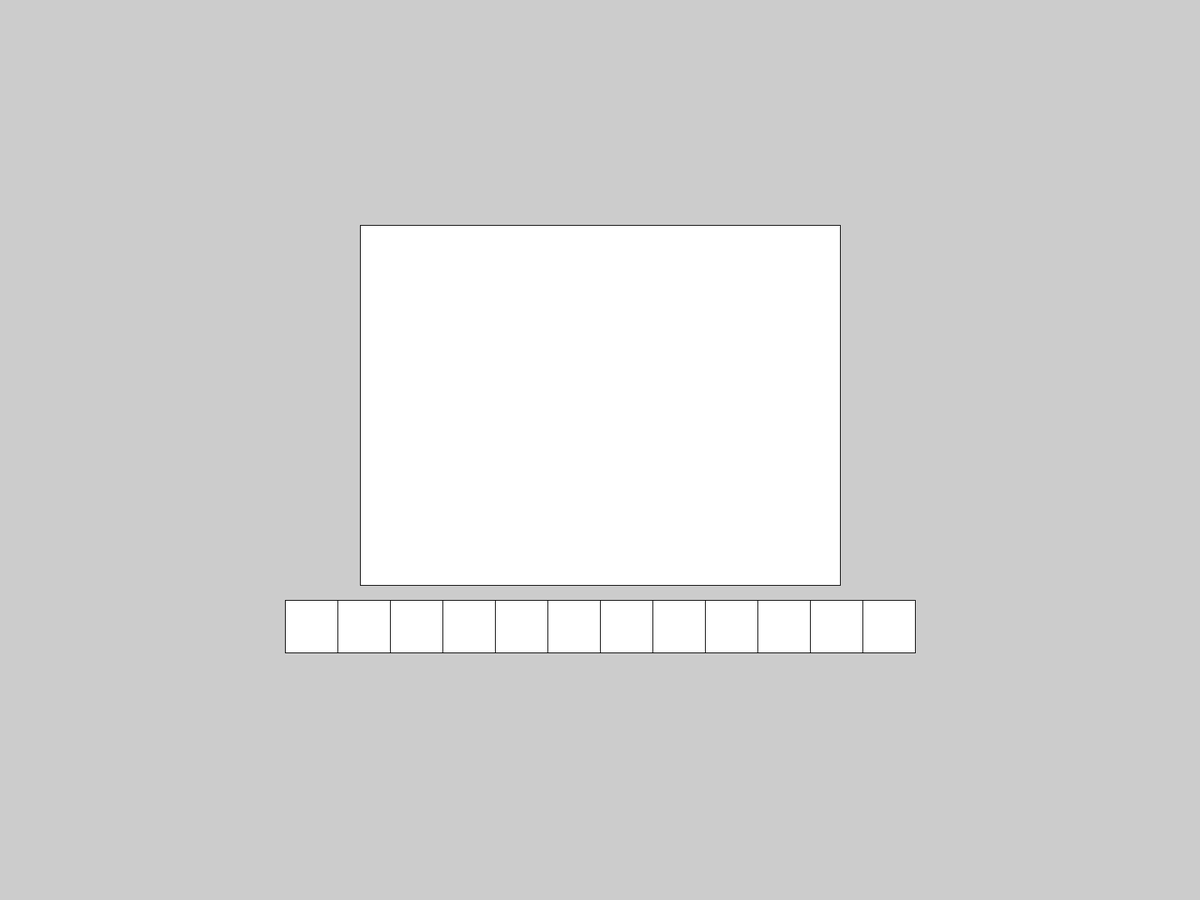
Frame 1 (no input)
Frame 60 (the mouse pressed at the canvas centre just before this capture): identical to frame 1, image omitted
Frame 120 (the mouse held since frame 60 and released just before this capture): identical to frame 1, image omitted

The Processing sketch that drew this single still picture (run headless with seeded random() and noise(); from frame 60 on, the mouse is pressed at the canvas centre):

// Processing sketch: Current_Music_Player
// ── Current_Music_Player.pde
void setup() {

  fullScreen();
  
  int appWidth = displayWidth;
  int appHeight = displayHeight;
  float rectWidth = appWidth * 0.40;
  float rectHeight = appHeight * 0.40;
  float rectX = appWidth * 0.30;
  float rectY = appHeight * 0.25;  
  float squareSize = 70; 
  int numSquares = 12;  
  float totalSquaresWidth = numSquares * squareSize; 
  float squareY = rectY + rectHeight + 20;  
  
  rect(rectX, rectY, rectWidth, rectHeight); 
  

  float startX = rectX + (rectWidth - totalSquaresWidth) / 2;
  

  for (int i = 0; i < numSquares; i++) {
    float squareX = startX + (i * squareSize);
    rect(squareX, squareY, squareSize, squareSize);
  }
}

void draw() {

}

void mousePressed() {

}

void keyPressed() {

}
